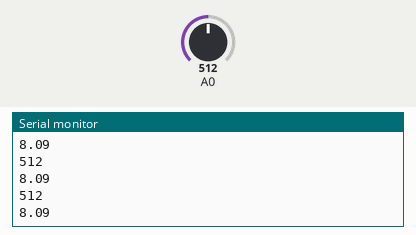
Bench run of a sketch on a simulated Arduino Uno, built with avr-gcc and run on an emulated ATmega328P. Parts: the last lines printed to the serial monitor. Inputs (shaded band) come from the test bench; at power-on: A0 = 512.

Above: at 1.2 s.
1.3 s: A0 set to 716
At 1.9 s:
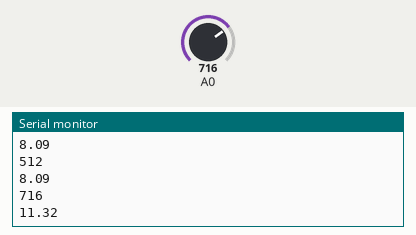
2.8 s: A0 set to 900
At 3.4 s:
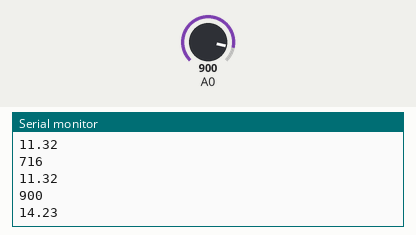
Timing chart, 0 to 5.8 s (numbered marks = the images above; inputs shaded):
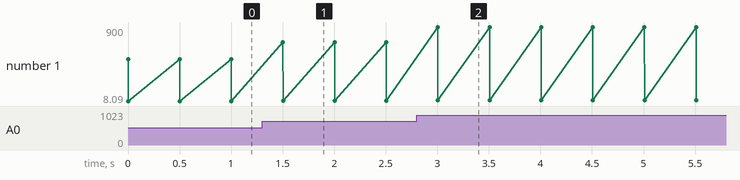

Measured:
- after the input at 1.3 s, the serial monitor: prints a new line after 0.20 s (image 1)
- after the input at 2.8 s, the serial monitor: prints a new line after 0.21 s (image 2)
- plotted number 1: 8.09 → 11.32 after the input at 1.3 s, 11.32 → 14.23 after the input at 2.8 s

The sketch:

battery_test.ino
```cpp
float voltage;

void setup() {
  // put your setup code here, to run once:
  Serial.begin(115200);


}
void loop() {
  // put your main code here, to run repeatedly:
  Serial.println(analogRead(A0));
  voltage = analogRead(A0);
  voltage = voltage / 1023;
  voltage = voltage * 3.3 * 4.9;
  Serial.println(voltage);
  delay(500);
}
```
